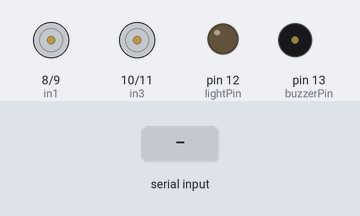
The sketch below on a simulated Arduino Uno, built with avr-gcc and run on an emulated ATmega328P. Parts: motor-driver pin pairs drawn as motors (green arrow = first pin HIGH = forward, orange = second pin HIGH = backward, longer = more drive, scaled by the enable pin), output pins drawn as LEDs (lit = HIGH), buzzer (waves = sounding, pin HIGH). The test bench sets the inputs (shaded band).

Above: at 1.2 s.
1.3 s: "F" received over Serial
2.8 s: "B" received over Serial
4.3 s: "L" received over Serial
5.8 s: "R" received over Serial
7.3 s: "W" received over Serial
At 8.5 s:
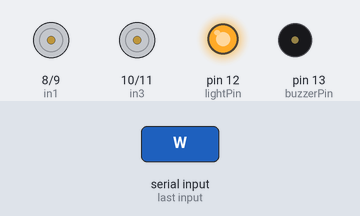
8.8 s: "S" received over Serial
Timing chart, 0 to 11.3 s (numbered marks = the images above; inputs shaded):
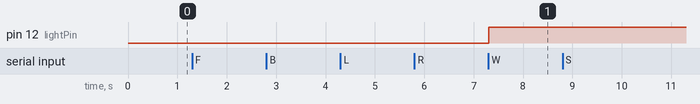

Measured:
- after the input at 7.3 s, pin 12 (lightPin): LOW → HIGH at once

The sketch:

car.ino
```cpp
// Motor pins
int in1 = 8;
int in2 = 9;
int in3 = 10;
int in4 = 11;

int ena = 5;
int enb = 6;

int lightPin = 12;
int buzzerPin = 13;

char command;

void setup() {
  Serial.begin(9600);

  pinMode(in1, OUTPUT);
  pinMode(in2, OUTPUT);
  pinMode(in3, OUTPUT);
  pinMode(in4, OUTPUT);

  pinMode(ena, OUTPUT);
  pinMode(enb, OUTPUT);

  pinMode(lightPin, OUTPUT);
  pinMode(buzzerPin, OUTPUT);
}

void loop() {
  if (Serial.available()) {
    command = Serial.read();

    if (command == 'F') {       // Forward
      forward();
    }
    else if (command == 'B') {  // Backward
      backward();
    }
    else if (command == 'L') {  // Left
      left();
    }
    else if (command == 'R') {  // Right
      right();
    }
    else if (command == 'S') {  // Stop
      stopCar();
    }
    else if (command == 'W') {  // Light ON
      digitalWrite(lightPin, HIGH);
    }
    else if (command == 'w') {  // Light OFF
      digitalWrite(lightPin, LOW);
    }
    else if (command == 'H') {  // Horn
      digitalWrite(buzzerPin, HIGH);
      delay(300);
      digitalWrite(buzzerPin, LOW);
    }
  }
}

void forward() {
  digitalWrite(in1, HIGH);
  digitalWrite(in2, LOW);
  digitalWrite(in3, HIGH);
  digitalWrite(in4, LOW);
}

void backward() {
  digitalWrite(in1, LOW);
  digitalWrite(in2, HIGH);
  digitalWrite(in3, LOW);
  digitalWrite(in4, HIGH);
}

void left() {
  digitalWrite(in1, LOW);
  digitalWrite(in2, HIGH);
  digitalWrite(in3, HIGH);
  digitalWrite(in4, LOW);
}

void right() {
  digitalWrite(in1, HIGH);
  digitalWrite(in2, LOW);
  digitalWrite(in3, LOW);
  digitalWrite(in4, HIGH);
}

void stopCar() {
  digitalWrite(in1, LOW);
  digitalWrite(in2, LOW);
  digitalWrite(in3, LOW);
  digitalWrite(in4, LOW);
}
```
